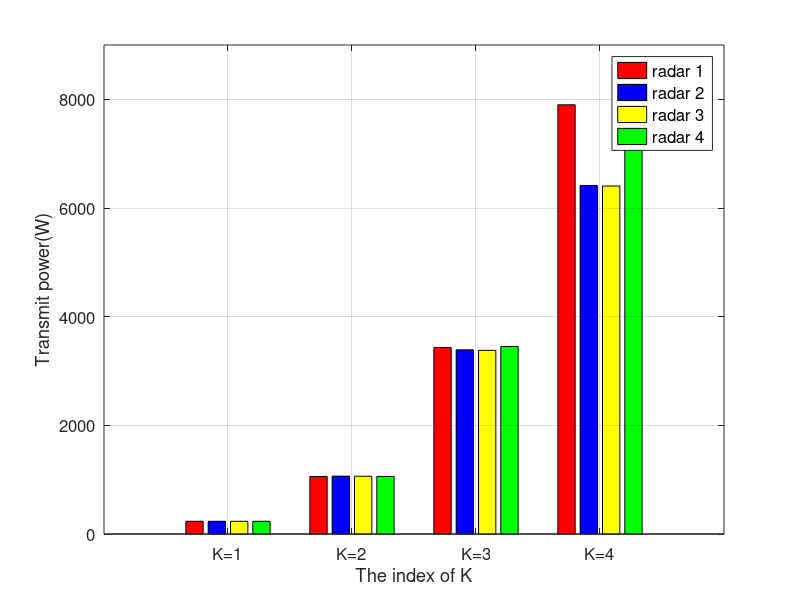

Recreate this plot in MATLAB.
% Sample program
% The specific values can be adjusted according to the actual results

clc; clear;
figure('position',[150,100,800,600]) % [x y width height]

% data
Y=[234.0076,234.0076,234.0076,234.0076;
    1058.8,1064.9,1063.8,1059.6;
    3431.6,3389.9,3380.3,3451.1;
    7900,6413.9,6404.5,7926.8];
X=1:4;

h=bar(X,Y,0.8);  
grid on

set(gca,'XTickLabel',{'K=1','K=2','K=3','K=4'},'FontSize',12);
% color
set(h(1),'FaceColor',[255,0,0]/255)     
set(h(2),'FaceColor',[0,0,255]/255)    
set(h(3),'FaceColor',[255,255,0]/255)    
set(h(4),'FaceColor',[0,255,0]/255)    

ylim([0,9000]);      % y

ylabel('Transmit power(W)');
xlabel('The index of K'); 
legend({'radar 1','radar 2','radar 3','radar 4'},'FontSize',12);
